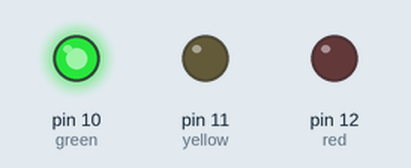
A sketch run on a simulated Arduino Uno, built with avr-gcc and run on an emulated ATmega328P. Parts: output pins drawn as LEDs (lit = HIGH).

Above: at 15.0 s.
At 31.5 s:
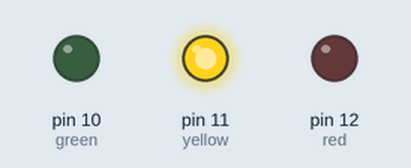
At 46.5 s:
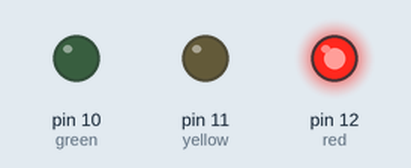
Timing chart, 0 to 78.0 s (numbered marks = the images above):
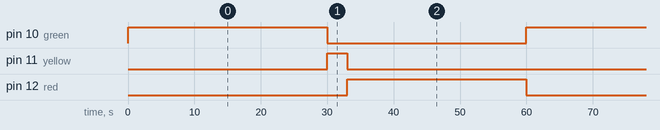

Measured:
- by itself, pin 10 (green): alternates HIGH for 30.0 s and LOW for 30.0 s
- by itself, pin 11 (yellow): alternates HIGH for 3.0 s and LOW for 57.0 s
- by itself, pin 12 (red): alternates HIGH for 27.0 s and LOW for 33.0 s

The sketch:

traffic_light.ino
```cpp
// C++ code
#define red 12
#define yellow 11
#define green 10
void setup(){
  pinMode(red,OUTPUT);
  pinMode(yellow,OUTPUT);
  pinMode(green,OUTPUT);
}

void loop(){
  digitalWrite(green, HIGH);
  delay(30000);
  digitalWrite(green,LOW);
  digitalWrite(yellow, HIGH);
  delay(3000);
  digitalWrite(yellow,LOW);
  digitalWrite(red, HIGH);
  delay(27000);
  digitalWrite(red,LOW);
}
```
